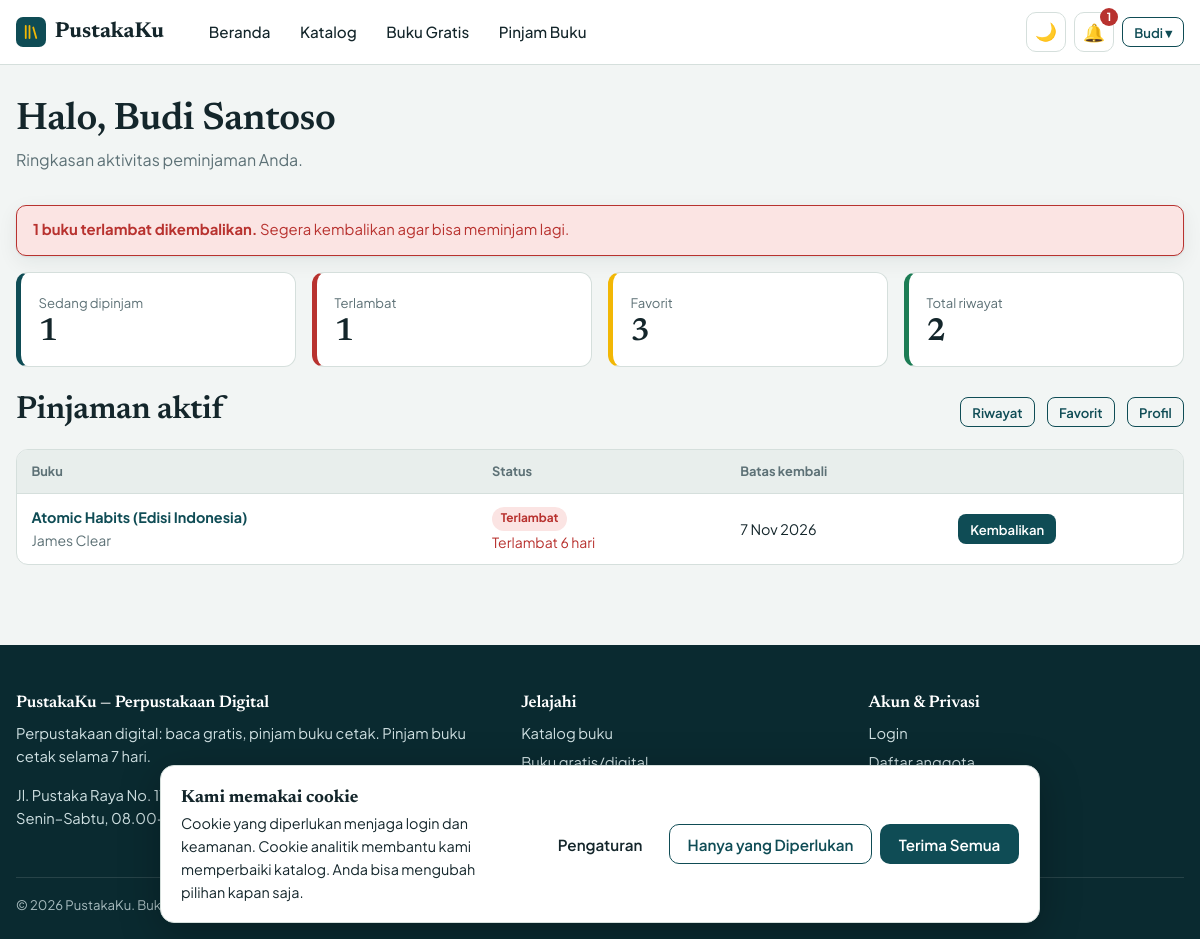
/user/ (signed in), run on the app's committed database.
### models.py (models this page shows, shortened)
class User(UserMixin, db.Model):
    id = db.Column(db.Integer, primary_key=True)
    name = db.Column(db.String(100), nullable=False)
    username = db.Column(db.String(40), unique=True, nullable=False, index=True)
    email = db.Column(db.String(120), unique=True, nullable=False, index=True)
    password_hash = db.Column(db.String(255), nullable=False)
    role = db.Column(db.String(10), nullable=False, default="user")  # "user" | "admin"
    active = db.Column(db.Boolean, nullable=False, default=True)     # False = diblokir
    created_at = db.Column(db.DateTime, default=datetime.now)
    loans = db.relationship("Loan", backref="user", cascade="all, delete-orphan", lazy="dynamic")
    reviews = db.relationship("Review", backref="user", cascade="all, delete-orphan", lazy="dynamic")
    favorites = db.relationship("Favorite", backref="user", cascade="all, delete-orphan", lazy="dynamic")
    @property
    def is_admin(self):
        return self.role == "admin"
    @property
    def is_active(self):  # dipakai Flask-Login; akun diblokir tidak bisa login
        return self.active

class Loan(db.Model):
    id = db.Column(db.Integer, primary_key=True)
    user_id = db.Column(db.Integer, db.ForeignKey("user.id"), nullable=False, index=True)
    book_id = db.Column(db.Integer, db.ForeignKey("book.id"), nullable=False, index=True)
    status = db.Column(db.String(10), nullable=False, default="pending", index=True)
    requested_at = db.Column(db.DateTime, default=datetime.now)
    borrowed_at = db.Column(db.DateTime)
    due_date = db.Column(db.DateTime)
    returned_at = db.Column(db.DateTime)
    extended = db.Column(db.Boolean, nullable=False, default=False)  # sudah diperpanjang 1x
    @property
    def is_overdue(self):
        return self.status == "borrowed" and self.due_date is not None and self.due_date < datetime.now()
    @property
    def days_late(self):
        return (datetime.now() - self.due_date).days if self.is_overdue else 0
    @property
    def days_left(self):
        if self.status != "borrowed" or not self.due_date:
            return None
        return (self.due_date - datetime.now()).days
    @property
    def status_label(self):
        if self.is_overdue:
            return "Terlambat"
        return {"pending": "Menunggu persetujuan", "borrowed": "Dipinjam",
                "returned": "Dikembalikan", "rejected": "Ditolak"}.get(self.status, self.status)
    @property
    def status_class(self):
        if self.is_overdue:
            return "danger"
        return {"pending": "warning", "borrowed": "info", "returned": "success",
                "rejected": "muted"}.get(self.status, "muted")

class Book(db.Model):
    id = db.Column(db.Integer, primary_key=True)
    title = db.Column(db.String(200), nullable=False, index=True)
    author = db.Column(db.String(150), nullable=False, index=True)
    description = db.Column(db.Text, default="")
    year = db.Column(db.Integer)
    publisher = db.Column(db.String(150), default="")
    language = db.Column(db.String(30), default="Indonesia")
    category_id = db.Column(db.Integer, db.ForeignKey("category.id"))
    stock = db.Column(db.Integer, nullable=False, default=0)           # hanya untuk buku fisik
    book_type = db.Column(db.String(10), nullable=False, default="digital")  # "digital" | "physical"
    cover_file = db.Column(db.String(120))     # file cover hasil upload
    cover_url = db.Column(db.String(500))      # atau URL cover eksternal
    cover_fallback = db.Column(db.String(200)) # gambar sampul lokal (static/...) bila sampul utama gagal dimuat
    pdf_file = db.Column(db.String(120))       # file PDF hasil upload
    read_url = db.Column(db.String(500))       # tautan baca online (sumber legal)
    download_url = db.Column(db.String(500))   # tautan unduh (sumber legal)
    source = db.Column(db.String(200), default="")  # sumber & lisensi
    views = db.Column(db.Integer, nullable=False, default=0)
    created_at = db.Column(db.DateTime, default=datetime.now, index=True)
    loans = db.relationship("Loan", backref="book", cascade="all, delete-orphan", lazy="dynamic")
    reviews = db.relationship("Review", backref="book", cascade="all, delete-orphan", lazy="dynamic")
    favorites = db.relationship("Favorite", backref="book", cascade="all, delete-orphan", lazy="dynamic")

### routes/user.py (the view)
@user_bp.route("/")
@login_required
def dashboard():
    loans = (Loan.query.filter(Loan.user_id == current_user.id, Loan.status.in_(["pending", "borrowed"]))
             .order_by(Loan.requested_at.desc()).all())
    stats = {
        "active": sum(1 for l in loans if l.status == "borrowed"),
        "overdue": sum(1 for l in loans if l.is_overdue),
        "favorites": Favorite.query.filter_by(user_id=current_user.id).count(),
        "history": Loan.query.filter_by(user_id=current_user.id).count(),
    }
    return render_template("user/dashboard.html", loans=loans, stats=stats)

### models.py (called while the page is built)
@login_manager.user_loader
def load_user(user_id):
    return db.session.get(User, int(user_id))

### utils.py (called while the page is built, shortened)
def parse_consent(raw):
    if not raw or len(raw) > 40:
        return None

def all_settings():
    from flask import g
    if "site_settings" not in g:
        from models import Setting
        data = dict(DEFAULT_SETTINGS)
        try:
            data.update({s.key: (s.value or "") for s in Setting.query.all()})
        except Exception:  # tabel belum dibuat
            pass
        g.site_settings = data
    return g.site_settings

### templates/user/dashboard.html (shortened to what this page needs)
{% extends "base.html" %}
{% from "_macros.html" import csrf %}
{% block content %}
<div class="container" style="padding-bottom:2rem">
  <div class="page-head"><h1>Halo, {{ current_user.name }}</h1><p class="muted">Ringkasan aktivitas peminjaman Anda.</p></div>
  {% if stats.overdue %}<div class="flash flash-danger" style="animation:none; margin-bottom:1rem"><span><b>{{ stats.overdue }} buku terlambat dikembalikan.</b> Segera kembalikan agar bisa meminjam lagi.</span></div>{% endif %}
  <div class="stat-grid">
    <div class="stat"><span>Sedang dipinjam</span><b>{{ stats.active }}</b></div>
    <div class="stat bad"><span>Terlambat</span><b>{{ stats.overdue }}</b></div>
    <div class="stat warn"><span>Favorit</span><b>{{ stats.favorites }}</b></div>
    <div class="stat good"><span>Total riwayat</span><b>{{ stats.history }}</b></div>
  </div>
  <div class="section-head"><h2>Pinjaman aktif</h2><div class="row"><a class="btn btn-outline btn-sm" href="{{ url_for('user.history') }}">Riwayat</a><a class="btn btn-outline btn-sm" href="{{ url_for('user.favorites') }}">Favorit</a><a class="btn btn-outline btn-sm" href="{{ url_for('user.profile') }}">Profil</a></div></div>
  <div class="table-wrap"><table class="table">
    <thead><tr><th>Buku</th><th>Status</th><th>Batas kembali</th><th></th></tr></thead>
    <tbody>
    {% for l in loans %}
      <tr>
        <td><a href="{{ url_for('main.book_detail', book_id=l.book_id) }}"><b>{{ l.book.title }}</b></a><div class="muted small">{{ l.book.author }}</div></td>
        <td><span class="badge badge-{{ l.status_class }}">{{ l.status_label }}</span>{% if l.is_overdue %}<div class="small" style="color:var(--danger)">Terlambat {{ l.days_late }} hari</div>{% endif %}</td>
        <td>{% if l.due_date %}{{ l.due_date|tgl }}{% if l.days_left is not none and l.days_left >= 0 %}<div class="muted small">{{ l.days_left }} hari lagi</div>{% endif %}{% else %}-{% endif %}</td>
        <td><div class="actions-cell">
          <form method="post" action="{{ url_for('user.return_loan', loan_id=l.id) }}" data-confirm="{{ 'Batalkan permintaan?' if l.status == 'pending' else 'Kembalikan buku ini?' }}">{{ csrf() }}<button class="btn btn-sm {{ 'btn-outline' if l.status == 'pending' else '' }}" type="submit">{{ 'Batalkan' if l.status == 'pending' else 'Kembalikan' }}</button></form>
        </div></td>
      </tr>
    {% else %}<tr><td colspan="4" class="empty">Belum ada pinjaman aktif. <a href="{{ url_for('main.books', type='physical') }}">Pilih buku untuk dipinjam</a>.</td></tr>{% endfor %}
    </tbody></table></div>
</div>
{% endblock %}

### templates/base.html (shortened to what this page needs)
{% from "_macros.html" import csrf %}
<!DOCTYPE html>
<html lang="id" data-theme="light">
<head>
  <link rel="stylesheet" href="{{ url_for('static', filename='css/style.css') }}">
</head>
<body>
<header class="navbar">
  <div class="container nav-inner">
    <a class="brand" href="{{ url_for('main.index') }}">
      <span class="brand-mark" aria-hidden="true"><svg viewBox="0 0 24 24" fill="none" stroke="#f2b705" stroke-width="2.4" stroke-linecap="round"><path d="M5 4v16M10 4v16M15 6l4 14"/></svg></span>{{ app_name }}
    </a>
    <nav class="nav-links" id="nav-links" aria-label="Navigasi utama">
      <a href="{{ url_for('main.index') }}" class="{{ 'active' if request.endpoint == 'main.index' }}">Beranda</a>
      <a href="{{ url_for('main.books') }}" class="{{ 'active' if request.endpoint == 'main.books' }}">Katalog</a>
      <a href="{{ url_for('main.books', type='digital') }}">Buku Gratis</a>
      <a href="{{ url_for('main.books', type='physical') }}">Pinjam Buku</a>
    </nav>
    <div class="nav-actions">
      <button class="icon-btn" id="theme-toggle" type="button" aria-label="Ganti tema">🌙</button>
      {% if current_user.is_authenticated %}
        {% if overdue_count %}<a class="icon-btn" href="{{ url_for('user.dashboard') }}" title="{{ overdue_count }} buku terlambat dikembalikan" aria-label="{{ overdue_count }} buku terlambat">🔔<span class="badge-dot">{{ overdue_count }}</span></a>{% endif %}
        <div class="dropdown">
          <button class="btn btn-outline btn-sm" type="button" data-dropdown aria-haspopup="true">{{ current_user.name.split()[0] }} ▾</button>
        </div>
      {% else %}
        <a class="btn btn-ghost btn-sm" href="{{ url_for('auth.login') }}">Login</a>
        {% if site.allow_register == '1' %}<a class="btn btn-sm" href="{{ url_for('auth.register') }}">Register</a>{% endif %}
      {% endif %}
    </div>
  </div>
</header>
<main>{% block content %}{% endblock %}</main>
<footer class="footer">
  <div class="container">
    <div class="footer-grid">
      <div>
        <h4>{{ app_name }} — Perpustakaan Digital</h4>
        <p>{{ site.tagline }} Pinjam buku cetak selama {{ site.loan_days }} hari.</p>
        <p>{{ site.address }}{% if site.contact_email %} · {{ site.contact_email }}{% endif %}<br>{{ site.open_hours }}</p>
      </div>
      <div><h4>Jelajahi</h4><ul>
        <li><a href="{{ url_for('main.books') }}">Katalog buku</a></li>
        <li><a href="{{ url_for('main.books', type='digital') }}">Buku gratis/digital</a></li>
        <li><a href="{{ url_for('main.books', sort='populer') }}">Terpopuler</a></li></ul></div>
      <div><h4>Akun &amp; Privasi</h4><ul>
        <li><a href="{{ url_for('auth.login') }}">Login</a></li>
        {% if site.allow_register == '1' %}<li><a href="{{ url_for('auth.register') }}">Daftar anggota</a></li>{% endif %}
        <li><button type="button" class="link" data-open-cookie>Pengaturan Cookie</button></li></ul></div>
    </div>
    <div class="footer-bottom">© {{ now.year }} {{ app_name }}. Buku digital bersumber dari domain publik dan lisensi terbuka.</div>
  </div>
</footer>
{% include "_cookie_banner.html" %}
</body>
</html>

### data on the page
User: name "Budi", name "Budi Santoso"
Loan: book "Atomic Habits (Edisi Indonesia)", book.author "James Clear", status_label "Terlambat", days_late "6", due_date|tgl "7 Nov 2026", status "Kembalikan"

### other printed values
{{ app_name }} "PustakaKu"
{{ overdue_count }} "1"
{{ stats.overdue }} "1"
{{ stats.active }} "1"
{{ stats.favorites }} "3"
{{ stats.history }} "2"
{{ site.tagline }} "Perpustakaan digital: baca gratis, pinjam buku cetak."
{{ site.loan_days }} "7"
{{ site.address }} "Jl. Pustaka Raya No. 17, Jakarta"
{{ site.open_hours }} "Senin–Sabtu, 08.00–17.00 WIB"
